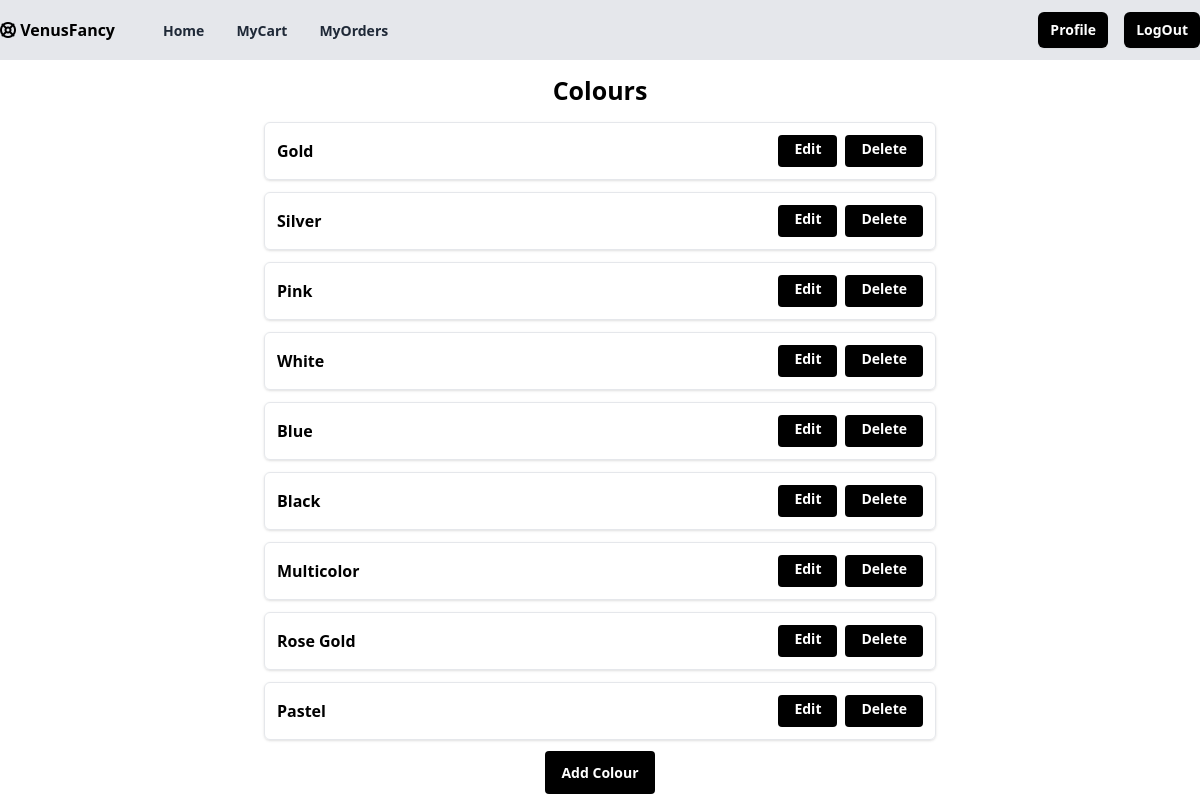
Screenshot of /colour/all/ (signed in) with the database file from the repository.
### myfancy/models.py (models this page shows)
class Colour(models.Model):
    name=models.CharField(max_length=200,unique=True)
    created_date=models.DateTimeField(auto_now_add=True)
    updated_date=models.DateTimeField(auto_now=True)
    is_active=models.BooleanField(default=True)
    def __str__(self):
        return self.name

### myfancy/views.py (the view)
# urls.py: path("colour/all/",views.ColourListView.as_view(),name="colour-all"),
@method_decorator(signin_required,name="dispatch")
class ColourListView(ListView):
    model=Colour
    template_name="shop/colour_list.html"
    context_object_name="colours"

### myfancy/templates/shop/colour_list.html
{% extends "shop/base.html" %}
{% block main_block %}
{%if colours%}
<div class="my-3 mx-auto text-center"><label for=""><h1 class="text-[25px]"><b>Colours</b></h1></label></div>
    {%for c in colours%}
    <div class="flex max-w-2xl flex-col items-center rounded-md border md:flex-row mx-auto mt-3 shadow border p-3">
        <div class="flex justify-between items-center w-full">
            <b>{{c}}</b>
            <div class="flex space-x-2">
                <a href="{% url 'colour-edit' c.id %}" class="h-8 rounded bg-black px-4 py-1 text-white text-sm font-semibold hover:bg-gray-800 focus:outline-none">Edit</a>
                <a href="{% url 'colour-delete' c.id %}" class="h-8 rounded bg-black px-4 py-1 text-white text-sm font-semibold hover:bg-gray-800 focus:outline-none">Delete</a>
            </div>
        </div>
    </div>
    {%endfor%}
    {%else%}
        <div class="text-center"><b>No Colour Yet</b></div>
    {%endif%}
    <div class="my-5">
    <center>
    <a href="{% url 'colour-add'%}" class="h-8 rounded bg-black px-4 py-3 text-white text-sm font-semibold hover:bg-gray-800 focus:outline-none">Add Colour</a>
    </center>
    </div>
{%endblock%}

### rows the page displays
Colour: name "Gold"
Colour: name "Silver"
Colour: name "Pink"
Colour: name "White"
Colour: name "Blue"
Colour: name "Black"
Colour: name "Multicolor"
Colour: name "Rose Gold"
Colour: name "Pastel"
